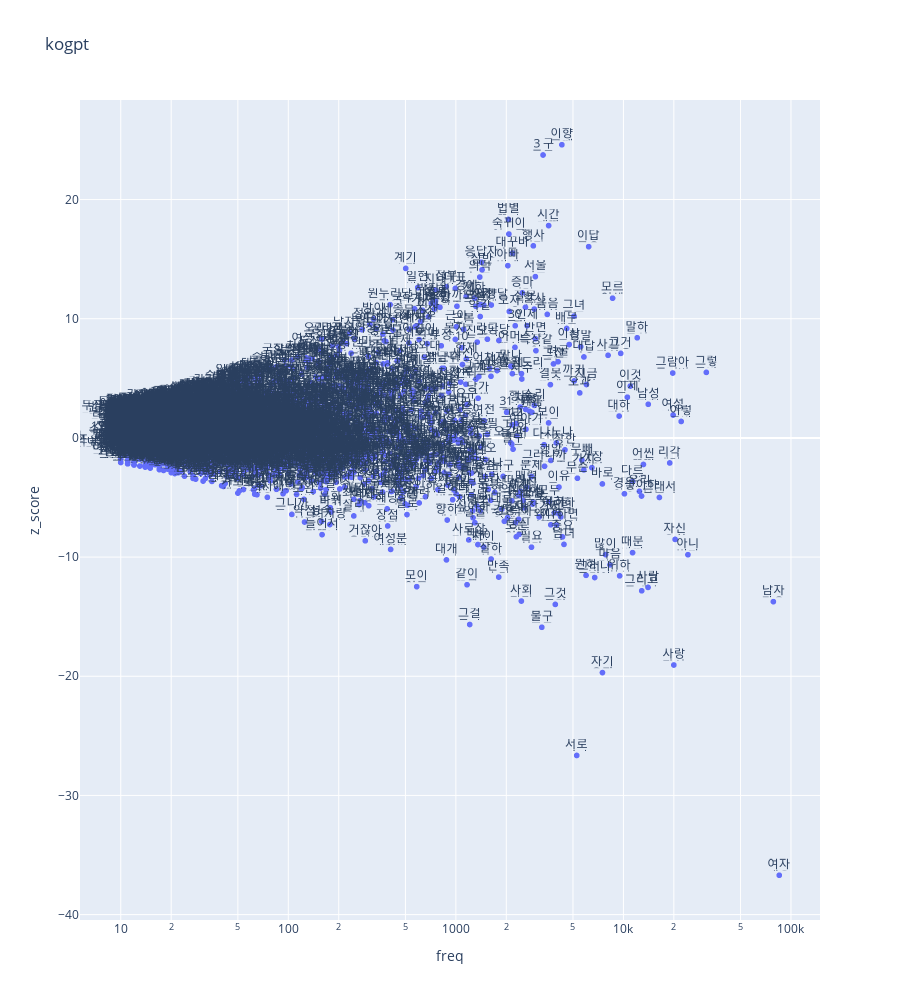

Notebook source saved alongside this figure:
### Code cell
Figs['kogpt']

### Figure 1 — Plotly figure (JSON) as saved in the notebook; plotly's stock layout.template omitted (floating-point values rounded to 4 significant figures; data arrays with more than 128 entries replaced by an {"elided": "..."} marker saying what was removed)
{"data": [{"hovertemplate": "freq=%{x}<br>z_score=%{y}<br>Word=%{text}<extra></extra>", "legendgroup": "", "marker": {"color": "#636efa", "symbol": "circle"}, "mode": "markers+text", "name": "", "showlegend": false, "text": {"elided": "3830 str values"}, "textposition": "top center", "type": "scattergl", "x": {"elided": "3830 int values"}, "xaxis": "x", "y": {"elided": "3830 float values"}, "yaxis": "y"}], "layout": {"height": 1000, "legend": {"tracegroupgap": 0}, "title": {"text": "kogpt"}, "xaxis": {"anchor": "y", "domain": [0, 1], "title": {"text": "freq"}, "type": "log"}, "yaxis": {"anchor": "x", "domain": [0, 1], "title": {"text": "z_score"}}}}
